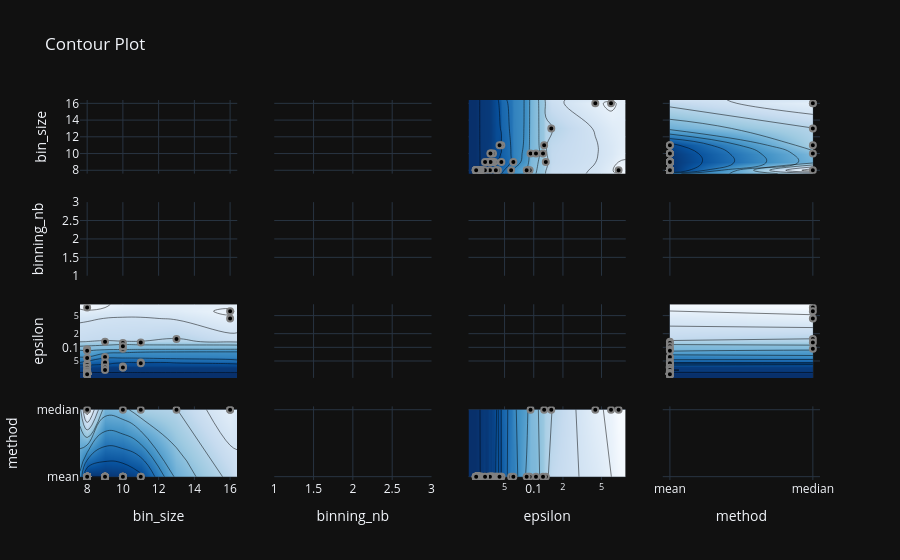

Here is the notebook cell this chart was saved with:
### Markdown cell above
## 8. Contour exploratoire initial

Le contour Optuna montre l'effet conjoint des paramètres sur le score.

### Code cell
fig = optuna.visualization.plot_contour(study)
show(fig)

### Figure 1 — Plotly figure (JSON) as saved in the notebook; plotly's stock layout.template omitted (floating-point values rounded to 4 significant figures; data arrays with more than 128 entries replaced by an {"elided": "..."} marker saying what was removed)
{"data": [{"type": "scatter", "xaxis": "x", "yaxis": "y"}, {"showscale": true, "type": "contour", "xaxis": "x5", "yaxis": "y5"}, {"type": "scatter", "xaxis": "x5", "yaxis": "y5"}, {"colorbar": {"title": {"text": "Objective Value"}}, "colorscale": [[0.0, "rgb(247,251,255)"], [0.125, "rgb(222,235,247)"], [0.25, "rgb(198,219,239)"], [0.375, "rgb(158,202,225)"], [0.5, "rgb(107,174,214)"], [0.625, "rgb(66,146,198)"], [0.75, "rgb(33,113,181)"], [0.875, "rgb(8,81,156)"], [1.0, "rgb(8,48,107)"]], "connectgaps": true, "contours": {"coloring": "heatmap"}, "hoverinfo": "none", "line": {"smoothing": 1.3}, "reversescale": true, "showscale": false, "x": [7.6, 8.0, 9.0, 10.0, 11.0, 13.0, 16.0, 16.4], "y": [0.02124, 0.02517, 0.02518, 0.02526, 0.02529, 0.02532, 0.02532, 0.02534, 0.02534, 0.02537, 0.02545, 0.02548, 0.02551, 0.02551, 0.02553, 0.02554, 0.0256, 0.02562, 0.02562, 0.02565, 0.02567, 0.02571, 0.02571, 0.02572, 0.02573, 0.02573, 0.02576, 0.02578, 0.0258, 0.02581, 0.02586, 0.02587, 0.0259, 0.02592, 0.02597, 0.02597, 0.02599, 0.02604, 0.02606, 0.02607, 0.02609, 0.02615, 0.02619, 0.02624, 0.02624, 0.02626, 0.02629, 0.02631, 0.02631, 0.02633, 0.02634, 0.02639, 0.0264, 0.0264, 0.02645, 0.02648, 0.02656, 0.02657, 0.02659, 0.02659, 0.0266, 0.0267, 0.02673, 0.02678, 0.02681, 0.02683, 0.02692, 0.02695, 0.02699, 0.02703, 0.02705, 0.02706, 0.0271, 0.02711, 0.02715, 0.02719, 0.02725, 0.02759, 0.02766, 0.02774, 0.02788, 0.02792, 0.02832, 0.02852, 0.02924, 0.02932, 0.03134, 0.03148, 0.03387, 0.03407, 0.03533, 0.03545, 0.03575, 0.03585, 0.03606, 0.03697, 0.03725, 0.0373, 0.03767, 0.03801, 0.03916, 0.04066, 0.04146, 0.0428, 0.04437, 0.0463, 0.04635, 0.05847, 0.06162, 0.08449, 0.08836, 0.09072, 0.09265, 0.1055, 0.1246, 0.1281, 0.1331, 0.1516, 0.4313, 0.6264, 0.75, 0.8887], "z": {"elided": "122x8 float values"}, "type": "contour", "xaxis": "x9", "yaxis": "y9"}, {"marker": {"color": "black", "line": {"color": "Gray", "width": 2.0}}, "mode": "markers", "name": "Feasible Trial", "showlegend": false, "x": [8.0, 9.0, 16.0, 16.0, 13.0, 11.0, 10.0, 10.0, 10.0, 8.0, 8.0, 8.0, 8.0, 8.0, 8.0, 8.0, 9.0, 9.0, 9.0, 9.0, 9.0, 9.0, 9.0, 9.0, 10.0, 10.0, 11.0, 9.0, 9.0, 9.0, 10.0, 11.0, 8.0, 8.0, 8.0, 8.0, 8.0, 8.0, 8.0, 8.0, 8.0, 8.0, 8.0, 8.0, 8.0, 8.0, 8.0, 8.0, 8.0, 8.0, 8.0, 8.0, 8.0, 8.0, 8.0, 8.0, 8.0, 8.0, 8.0, 8.0, 8.0, 8.0, 8.0, 8.0, 8.0, 8.0, 8.0, 8.0, 8.0, 8.0, 8.0, 8.0, 8.0, 8.0, 8.0, 8.0, 8.0, 8.0, 8.0, 8.0, 8.0, 8.0, 8.0, 8.0, 8.0, 8.0, 8.0, 8.0, 8.0, 8.0, 8.0, 8.0, 8.0, 8.0, 9.0, 8.0, 8.0, 8.0, 8.0, 8.0, 8.0, 8.0, 8.0, 8.0, 8.0, 8.0, 8.0, 8.0, 8.0, 8.0, 8.0, 8.0, 8.0, 8.0, 8.0, 8.0, 8.0, 8.0, 8.0, 8.0], "y": [0.75, 0.1331, 0.6264, 0.4313, 0.1516, 0.1281, 0.09265, 0.1246, 0.1055, 0.08836, 0.04146, 0.09072, 0.08449, 0.0428, 0.04066, 0.05847, 0.03767, 0.03916, 0.03697, 0.03545, 0.03387, 0.03407, 0.06162, 0.0373, 0.03801, 0.03606, 0.0463, 0.03725, 0.04635, 0.03585, 0.03575, 0.04437, 0.02529, 0.03533, 0.02645, 0.02695, 0.02766, 0.02774, 0.02759, 0.02606, 0.0267, 0.02683, 0.02725, 0.02788, 0.02852, 0.02932, 0.02624, 0.02681, 0.02678, 0.02924, 0.02609, 0.03134, 0.0271, 0.02631, 0.02639, 0.02711, 0.02705, 0.02699, 0.02537, 0.02572, 0.02706, 0.02576, 0.02607, 0.02586, 0.02832, 0.02629, 0.02719, 0.02715, 0.02626, 0.02565, 0.02673, 0.02659, 0.02792, 0.02526, 0.02573, 0.02604, 0.02571, 0.02562, 0.02581, 0.02619, 0.02587, 0.02592, 0.0256, 0.0266, 0.02597, 0.02553, 0.02703, 0.02573, 0.02648, 0.02567, 0.02554, 0.02532, 0.02571, 0.02657, 0.03148, 0.02615, 0.02534, 0.02597, 0.0264, 0.02517, 0.02692, 0.02562, 0.0264, 0.02551, 0.02634, 0.02534, 0.02599, 0.02578, 0.02551, 0.02532, 0.0259, 0.02545, 0.02518, 0.02659, 0.02656, 0.02631, 0.02633, 0.02624, 0.0258, 0.02548], "type": "scatter", "xaxis": "x9", "yaxis": "y9"}, {"colorbar": {"title": {"text": "Objective Value"}}, "colorscale": [[0.0, "rgb(247,251,255)"], [0.125, "rgb(222,235,247)"], [0.25, "rgb(198,219,239)"], [0.375, "rgb(158,202,225)"], [0.5, "rgb(107,174,214)"], [0.625, "rgb(66,146,198)"], [0.75, "rgb(33,113,181)"], [0.875, "rgb(8,81,156)"], [1.0, "rgb(8,48,107)"]], "connectgaps": true, "contours": {"coloring": "heatmap"}, "hoverinfo": "none", "line": {"smoothing": 1.3}, "reversescale": true, "showscale": false, "x": [7.6, 8.0, 9.0, 10.0, 11.0, 13.0, 16.0, 16.4], "y": ["mean", "median"], "z": [[NaN, 0.4904, 0.4996, 0.5042, 0.5265, NaN, NaN, NaN], [NaN, 0.9342, NaN, 0.7331, 0.7811, 0.7985, 0.8904, NaN]], "type": "contour", "xaxis": "x13", "yaxis": "y13"}, {"marker": {"color": "black", "line": {"color": "Gray", "width": 2.0}}, "mode": "markers", "name": "Feasible Trial", "showlegend": false, "x": [8.0, 9.0, 16.0, 16.0, 13.0, 11.0, 10.0, 10.0, 10.0, 8.0, 8.0, 8.0, 8.0, 8.0, 8.0, 8.0, 9.0, 9.0, 9.0, 9.0, 9.0, 9.0, 9.0, 9.0, 10.0, 10.0, 11.0, 9.0, 9.0, 9.0, 10.0, 11.0, 8.0, 8.0, 8.0, 8.0, 8.0, 8.0, 8.0, 8.0, 8.0, 8.0, 8.0, 8.0, 8.0, 8.0, 8.0, 8.0, 8.0, 8.0, 8.0, 8.0, 8.0, 8.0, 8.0, 8.0, 8.0, 8.0, 8.0, 8.0, 8.0, 8.0, 8.0, 8.0, 8.0, 8.0, 8.0, 8.0, 8.0, 8.0, 8.0, 8.0, 8.0, 8.0, 8.0, 8.0, 8.0, 8.0, 8.0, 8.0, 8.0, 8.0, 8.0, 8.0, 8.0, 8.0, 8.0, 8.0, 8.0, 8.0, 8.0, 8.0, 8.0, 8.0, 9.0, 8.0, 8.0, 8.0, 8.0, 8.0, 8.0, 8.0, 8.0, 8.0, 8.0, 8.0, 8.0, 8.0, 8.0, 8.0, 8.0, 8.0, 8.0, 8.0, 8.0, 8.0, 8.0, 8.0, 8.0, 8.0], "y": ["median", "mean", "median", "median", "median", "median", "median", "mean", "mean", "mean", "mean", "mean", "mean", "mean", "mean", "mean", "mean", "mean", "mean", "mean", "mean", "mean", "mean", "mean", "mean", "mean", "mean", "mean", "mean", "mean", "mean", "mean", "mean", "mean", "mean", "mean", "mean", "mean", "mean", "mean", "mean", "mean", "mean", "mean", "mean", "mean", "mean", "mean", "mean", "mean", "mean", "mean", "mean", "mean", "mean", "mean", "mean", "mean", "mean", "mean", "mean", "mean", "mean", "mean", "mean", "mean", "mean", "mean", "mean", "mean", "mean", "mean", "mean", "mean", "mean", "mean", "mean", "mean", "mean", "mean", "mean", "mean", "mean", "mean", "mean", "mean", "mean", "mean", "mean", "mean", "mean", "mean", "mean", "mean", "mean", "mean", "mean", "mean", "mean", "mean", "mean", "mean", "mean", "mean", "mean", "mean", "mean", "mean", "mean", "mean", "mean", "mean", "mean", "mean", "mean", "mean", "mean", "mean", "mean", "mean"], "type": "scatter", "xaxis": "x13", "yaxis": "y13"}, {"showscale": false, "type": "contour", "xaxis": "x2", "yaxis": "y2"}, {"type": "scatter", "xaxis": "x2", "yaxis": "y2"}, {"type": "scatter", "xaxis": "x6", "yaxis": "y6"}, {"showscale": false, "type": "contour", "xaxis": "x10", "yaxis": "y10"}, {"type": "scatter", "xaxis": "x10", "yaxis": "y10"}, {"showscale": false, "type": "contour", "xaxis": "x14", "yaxis": "y14"}, {"type": "scatter", "xaxis": "x14", "yaxis": "y14"}, {"colorbar": {"title": {"text": "Objective Value"}}, "colorscale": [[0.0, "rgb(247,251,255)"], [0.125, "rgb(222,235,247)"], [0.25, "rgb(198,219,239)"], [0.375, "rgb(158,202,225)"], [0.5, "rgb(107,174,214)"], [0.625, "rgb(66,146,198)"], [0.75, "rgb(33,113,181)"], [0.875, "rgb(8,81,156)"], [1.0, "rgb(8,48,107)"]], "connectgaps": true, "contours": {"coloring": "heatmap"}, "hoverinfo": "none", "line": {"smoothing": 1.3}, "reversescale": true, "showscale": false, "x": [0.02124, 0.02517, 0.02518, 0.02526, 0.02529, 0.02532, 0.02532, 0.02534, 0.02534, 0.02537, 0.02545, 0.02548, 0.02551, 0.02551, 0.02553, 0.02554, 0.0256, 0.02562, 0.02562, 0.02565, 0.02567, 0.02571, 0.02571, 0.02572, 0.02573, 0.02573, 0.02576, 0.02578, 0.0258, 0.02581, 0.02586, 0.02587, 0.0259, 0.02592, 0.02597, 0.02597, 0.02599, 0.02604, 0.02606, 0.02607, 0.02609, 0.02615, 0.02619, 0.02624, 0.02624, 0.02626, 0.02629, 0.02631, 0.02631, 0.02633, 0.02634, 0.02639, 0.0264, 0.0264, 0.02645, 0.02648, 0.02656, 0.02657, 0.02659, 0.02659, 0.0266, 0.0267, 0.02673, 0.02678, 0.02681, 0.02683, 0.02692, 0.02695, 0.02699, 0.02703, 0.02705, 0.02706, 0.0271, 0.02711, 0.02715, 0.02719, 0.02725, 0.02759, 0.02766, 0.02774, 0.02788, 0.02792, 0.02832, 0.02852, 0.02924, 0.02932, 0.03134, 0.03148, 0.03387, 0.03407, 0.03533, 0.03545, 0.03575, 0.03585, 0.03606, 0.03697, 0.03725, 0.0373, 0.03767, 0.03801, 0.03916, 0.04066, 0.04146, 0.0428, 0.04437, 0.0463, 0.04635, 0.05847, 0.06162, 0.08449, 0.08836, 0.09072, 0.09265, 0.1055, 0.1246, 0.1281, 0.1331, 0.1516, 0.4313, 0.6264, 0.75, 0.8887], "y": [7.6, 8.0, 9.0, 10.0, 11.0, 13.0, 16.0, 16.4], "z": {"elided": "8x122 float values"}, "type": "contour", "xaxis": "x3", "yaxis": "y3"}, {"marker": {"color": "black", "line": {"color": "Gray", "width": 2.0}}, "mode": "markers", "name": "Feasible Trial", "showlegend": false, "x": [0.75, 0.1331, 0.6264, 0.4313, 0.1516, 0.1281, 0.09265, 0.1246, 0.1055, 0.08836, 0.04146, 0.09072, 0.08449, 0.0428, 0.04066, 0.05847, 0.03767, 0.03916, 0.03697, 0.03545, 0.03387, 0.03407, 0.06162, 0.0373, 0.03801, 0.03606, 0.0463, 0.03725, 0.04635, 0.03585, 0.03575, 0.04437, 0.02529, 0.03533, 0.02645, 0.02695, 0.02766, 0.02774, 0.02759, 0.02606, 0.0267, 0.02683, 0.02725, 0.02788, 0.02852, 0.02932, 0.02624, 0.02681, 0.02678, 0.02924, 0.02609, 0.03134, 0.0271, 0.02631, 0.02639, 0.02711, 0.02705, 0.02699, 0.02537, 0.02572, 0.02706, 0.02576, 0.02607, 0.02586, 0.02832, 0.02629, 0.02719, 0.02715, 0.02626, 0.02565, 0.02673, 0.02659, 0.02792, 0.02526, 0.02573, 0.02604, 0.02571, 0.02562, 0.02581, 0.02619, 0.02587, 0.02592, 0.0256, 0.0266, 0.02597, 0.02553, 0.02703, 0.02573, 0.02648, 0.02567, 0.02554, 0.02532, 0.02571, 0.02657, 0.03148, 0.02615, 0.02534, 0.02597, 0.0264, 0.02517, 0.02692, 0.02562, 0.0264, 0.02551, 0.02634, 0.02534, 0.02599, 0.02578, 0.02551, 0.02532, 0.0259, 0.02545, 0.02518, 0.02659, 0.02656, 0.02631, 0.02633, 0.02624, 0.0258, 0.02548], "y": [8.0, 9.0, 16.0, 16.0, 13.0, 11.0, 10.0, 10.0, 10.0, 8.0, 8.0, 8.0, 8.0, 8.0, 8.0, 8.0, 9.0, 9.0, 9.0, 9.0, 9.0, 9.0, 9.0, 9.0, 10.0, 10.0, 11.0, 9.0, 9.0, 9.0, 10.0, 11.0, 8.0, 8.0, 8.0, 8.0, 8.0, 8.0, 8.0, 8.0, 8.0, 8.0, 8.0, 8.0, 8.0, 8.0, 8.0, 8.0, 8.0, 8.0, 8.0, 8.0, 8.0, 8.0, 8.0, 8.0, 8.0, 8.0, 8.0, 8.0, 8.0, 8.0, 8.0, 8.0, 8.0, 8.0, 8.0, 8.0, 8.0, 8.0, 8.0, 8.0, 8.0, 8.0, 8.0, 8.0, 8.0, 8.0, 8.0, 8.0, 8.0, 8.0, 8.0, 8.0, 8.0, 8.0, 8.0, 8.0, 8.0, 8.0, 8.0, 8.0, 8.0, 8.0, 9.0, 8.0, 8.0, 8.0, 8.0, 8.0, 8.0, 8.0, 8.0, 8.0, 8.0, 8.0, 8.0, 8.0, 8.0, 8.0, 8.0, 8.0, 8.0, 8.0, 8.0, 8.0, 8.0, 8.0, 8.0, 8.0], "type": "scatter", "xaxis": "x3", "yaxis": "y3"}, {"showscale": false, "type": "contour", "xaxis": "x7", "yaxis": "y7"}, {"type": "scatter", "xaxis": "x7", "yaxis": "y7"}, {"type": "scatter", "xaxis": "x11", "yaxis": "y11"}, {"colorbar": {"title": {"text": "Objective Value"}}, "colorscale": [[0.0, "rgb(247,251,255)"], [0.125, "rgb(222,235,247)"], [0.25, "rgb(198,219,239)"], [0.375, "rgb(158,202,225)"], [0.5, "rgb(107,174,214)"], [0.625, "rgb(66,146,198)"], [0.75, "rgb(33,113,181)"], [0.875, "rgb(8,81,156)"], [1.0, "rgb(8,48,107)"]], "connectgaps": true, "contours": {"coloring": "heatmap"}, "hoverinfo": "none", "line": {"smoothing": 1.3}, "reversescale": true, "showscale": false, "x": [0.02124, 0.02517, 0.02518, 0.02526, 0.02529, 0.02532, 0.02532, 0.02534, 0.02534, 0.02537, 0.02545, 0.02548, 0.02551, 0.02551, 0.02553, 0.02554, 0.0256, 0.02562, 0.02562, 0.02565, 0.02567, 0.02571, 0.02571, 0.02572, 0.02573, 0.02573, 0.02576, 0.02578, 0.0258, 0.02581, 0.02586, 0.02587, 0.0259, 0.02592, 0.02597, 0.02597, 0.02599, 0.02604, 0.02606, 0.02607, 0.02609, 0.02615, 0.02619, 0.02624, 0.02624, 0.02626, 0.02629, 0.02631, 0.02631, 0.02633, 0.02634, 0.02639, 0.0264, 0.0264, 0.02645, 0.02648, 0.02656, 0.02657, 0.02659, 0.02659, 0.0266, 0.0267, 0.02673, 0.02678, 0.02681, 0.02683, 0.02692, 0.02695, 0.02699, 0.02703, 0.02705, 0.02706, 0.0271, 0.02711, 0.02715, 0.02719, 0.02725, 0.02759, 0.02766, 0.02774, 0.02788, 0.02792, 0.02832, 0.02852, 0.02924, 0.02932, 0.03134, 0.03148, 0.03387, 0.03407, 0.03533, 0.03545, 0.03575, 0.03585, 0.03606, 0.03697, 0.03725, 0.0373, 0.03767, 0.03801, 0.03916, 0.04066, 0.04146, 0.0428, 0.04437, 0.0463, 0.04635, 0.05847, 0.06162, 0.08449, 0.08836, 0.09072, 0.09265, 0.1055, 0.1246, 0.1281, 0.1331, 0.1516, 0.4313, 0.6264, 0.75, 0.8887], "y": ["mean", "median"], "z": {"elided": "2x122 float values"}, "type": "contour", "xaxis": "x15", "yaxis": "y15"}, {"marker": {"color": "black", "line": {"color": "Gray", "width": 2.0}}, "mode": "markers", "name": "Feasible Trial", "showlegend": false, "x": [0.75, 0.1331, 0.6264, 0.4313, 0.1516, 0.1281, 0.09265, 0.1246, 0.1055, 0.08836, 0.04146, 0.09072, 0.08449, 0.0428, 0.04066, 0.05847, 0.03767, 0.03916, 0.03697, 0.03545, 0.03387, 0.03407, 0.06162, 0.0373, 0.03801, 0.03606, 0.0463, 0.03725, 0.04635, 0.03585, 0.03575, 0.04437, 0.02529, 0.03533, 0.02645, 0.02695, 0.02766, 0.02774, 0.02759, 0.02606, 0.0267, 0.02683, 0.02725, 0.02788, 0.02852, 0.02932, 0.02624, 0.02681, 0.02678, 0.02924, 0.02609, 0.03134, 0.0271, 0.02631, 0.02639, 0.02711, 0.02705, 0.02699, 0.02537, 0.02572, 0.02706, 0.02576, 0.02607, 0.02586, 0.02832, 0.02629, 0.02719, 0.02715, 0.02626, 0.02565, 0.02673, 0.02659, 0.02792, 0.02526, 0.02573, 0.02604, 0.02571, 0.02562, 0.02581, 0.02619, 0.02587, 0.02592, 0.0256, 0.0266, 0.02597, 0.02553, 0.02703, 0.02573, 0.02648, 0.02567, 0.02554, 0.02532, 0.02571, 0.02657, 0.03148, 0.02615, 0.02534, 0.02597, 0.0264, 0.02517, 0.02692, 0.02562, 0.0264, 0.02551, 0.02634, 0.02534, 0.02599, 0.02578, 0.02551, 0.02532, 0.0259, 0.02545, 0.02518, 0.02659, 0.02656, 0.02631, 0.02633, 0.02624, 0.0258, 0.02548], "y": ["median", "mean", "median", "median", "median", "median", "median", "mean", "mean", "mean", "mean", "mean", "mean", "mean", "mean", "mean", "mean", "mean", "mean", "mean", "mean", "mean", "mean", "mean", "mean", "mean", "mean", "mean", "mean", "mean", "mean", "mean", "mean", "mean", "mean", "mean", "mean", "mean", "mean", "mean", "mean", "mean", "mean", "mean", "mean", "mean", "mean", "mean", "mean", "mean", "mean", "mean", "mean", "mean", "mean", "mean", "mean", "mean", "mean", "mean", "mean", "mean", "mean", "mean", "mean", "mean", "mean", "mean", "mean", "mean", "mean", "mean", "mean", "mean", "mean", "mean", "mean", "mean", "mean", "mean", "mean", "mean", "mean", "mean", "mean", "mean", "mean", "mean", "mean", "mean", "mean", "mean", "mean", "mean", "mean", "mean", "mean", "mean", "mean", "mean", "mean", "mean", "mean", "mean", "mean", "mean", "mean", "mean", "mean", "mean", "mean", "mean", "mean", "mean", "mean", "mean", "mean", "mean", "mean", "mean"], "type": "scatter", "xaxis": "x15", "yaxis": "y15"}, {"colorbar": {"title": {"text": "Objective Value"}}, "colorscale": [[0.0, "rgb(247,251,255)"], [0.125, "rgb(222,235,247)"], [0.25, "rgb(198,219,239)"], [0.375, "rgb(158,202,225)"], [0.5, "rgb(107,174,214)"], [0.625, "rgb(66,146,198)"], [0.75, "rgb(33,113,181)"], [0.875, "rgb(8,81,156)"], [1.0, "rgb(8,48,107)"]], "connectgaps": true, "contours": {"coloring": "heatmap"}, "hoverinfo": "none", "line": {"smoothing": 1.3}, "reversescale": true, "showscale": false, "x": ["mean", "median"], "y": [7.6, 8.0, 9.0, 10.0, 11.0, 13.0, 16.0, 16.4], "z": [[NaN, NaN], [0.4904, 0.9342], [0.4996, NaN], [0.5042, 0.7331], [0.5265, 0.7811], [NaN, 0.7985], [NaN, 0.8904], [NaN, NaN]], "type": "contour", "xaxis": "x4", "yaxis": "y4"}, {"marker": {"color": "black", "line": {"color": "Gray", "width": 2.0}}, "mode": "markers", "name": "Feasible Trial", "showlegend": false, "x": ["median", "mean", "median", "median", "median", "median", "median", "mean", "mean", "mean", "mean", "mean", "mean", "mean", "mean", "mean", "mean", "mean", "mean", "mean", "mean", "mean", "mean", "mean", "mean", "mean", "mean", "mean", "mean", "mean", "mean", "mean", "mean", "mean", "mean", "mean", "mean", "mean", "mean", "mean", "mean", "mean", "mean", "mean", "mean", "mean", "mean", "mean", "mean", "mean", "mean", "mean", "mean", "mean", "mean", "mean", "mean", "mean", "mean", "mean", "mean", "mean", "mean", "mean", "mean", "mean", "mean", "mean", "mean", "mean", "mean", "mean", "mean", "mean", "mean", "mean", "mean", "mean", "mean", "mean", "mean", "mean", "mean", "mean", "mean", "mean", "mean", "mean", "mean", "mean", "mean", "mean", "mean", "mean", "mean", "mean", "mean", "mean", "mean", "mean", "mean", "mean", "mean", "mean", "mean", "mean", "mean", "mean", "mean", "mean", "mean", "mean", "mean", "mean", "mean", "mean", "mean", "mean", "mean", "mean"], "y": [8.0, 9.0, 16.0, 16.0, 13.0, 11.0, 10.0, 10.0, 10.0, 8.0, 8.0, 8.0, 8.0, 8.0, 8.0, 8.0, 9.0, 9.0, 9.0, 9.0, 9.0, 9.0, 9.0, 9.0, 10.0, 10.0, 11.0, 9.0, 9.0, 9.0, 10.0, 11.0, 8.0, 8.0, 8.0, 8.0, 8.0, 8.0, 8.0, 8.0, 8.0, 8.0, 8.0, 8.0, 8.0, 8.0, 8.0, 8.0, 8.0, 8.0, 8.0, 8.0, 8.0, 8.0, 8.0, 8.0, 8.0, 8.0, 8.0, 8.0, 8.0, 8.0, 8.0, 8.0, 8.0, 8.0, 8.0, 8.0, 8.0, 8.0, 8.0, 8.0, 8.0, 8.0, 8.0, 8.0, 8.0, 8.0, 8.0, 8.0, 8.0, 8.0, 8.0, 8.0, 8.0, 8.0, 8.0, 8.0, 8.0, 8.0, 8.0, 8.0, 8.0, 8.0, 9.0, 8.0, 8.0, 8.0, 8.0, 8.0, 8.0, 8.0, 8.0, 8.0, 8.0, 8.0, 8.0, 8.0, 8.0, 8.0, 8.0, 8.0, 8.0, 8.0, 8.0, 8.0, 8.0, 8.0, 8.0, 8.0], "type": "scatter", "xaxis": "x4", "yaxis": "y4"}, {"showscale": false, "type": "contour", "xaxis": "x8", "yaxis": "y8"}, {"type": "scatter", "xaxis": "x8", "yaxis": "y8"}, {"colorbar": {"title": {"text": "Objective Value"}}, "colorscale": [[0.0, "rgb(247,251,255)"], [0.125, "rgb(222,235,247)"], [0.25, "rgb(198,219,239)"], [0.375, "rgb(158,202,225)"], [0.5, "rgb(107,174,214)"], [0.625, "rgb(66,146,198)"], [0.75, "rgb(33,113,181)"], [0.875, "rgb(8,81,156)"], [1.0, "rgb(8,48,107)"]], "connectgaps": true, "contours": {"coloring": "heatmap"}, "hoverinfo": "none", "line": {"smoothing": 1.3}, "reversescale": true, "showscale": false, "x": ["mean", "median"], "y": [0.02124, 0.02517, 0.02518, 0.02526, 0.02529, 0.02532, 0.02532, 0.02534, 0.02534, 0.02537, 0.02545, 0.02548, 0.02551, 0.02551, 0.02553, 0.02554, 0.0256, 0.02562, 0.02562, 0.02565, 0.02567, 0.02571, 0.02571, 0.02572, 0.02573, 0.02573, 0.02576, 0.02578, 0.0258, 0.02581, 0.02586, 0.02587, 0.0259, 0.02592, 0.02597, 0.02597, 0.02599, 0.02604, 0.02606, 0.02607, 0.02609, 0.02615, 0.02619, 0.02624, 0.02624, 0.02626, 0.02629, 0.02631, 0.02631, 0.02633, 0.02634, 0.02639, 0.0264, 0.0264, 0.02645, 0.02648, 0.02656, 0.02657, 0.02659, 0.02659, 0.0266, 0.0267, 0.02673, 0.02678, 0.02681, 0.02683, 0.02692, 0.02695, 0.02699, 0.02703, 0.02705, 0.02706, 0.0271, 0.02711, 0.02715, 0.02719, 0.02725, 0.02759, 0.02766, 0.02774, 0.02788, 0.02792, 0.02832, 0.02852, 0.02924, 0.02932, 0.03134, 0.03148, 0.03387, 0.03407, 0.03533, 0.03545, 0.03575, 0.03585, 0.03606, 0.03697, 0.03725, 0.0373, 0.03767, 0.03801, 0.03916, 0.04066, 0.04146, 0.0428, 0.04437, 0.0463, 0.04635, 0.05847, 0.06162, 0.08449, 0.08836, 0.09072, 0.09265, 0.1055, 0.1246, 0.1281, 0.1331, 0.1516, 0.4313, 0.6264, 0.75, 0.8887], "z": {"elided": "122x2 float values"}, "type": "contour", "xaxis": "x12", "yaxis": "y12"}, {"marker": {"color": "black", "line": {"color": "Gray", "width": 2.0}}, "mode": "markers", "name": "Feasible Trial", "showlegend": false, "x": ["median", "mean", "median", "median", "median", "median", "median", "mean", "mean", "mean", "mean", "mean", "mean", "mean", "mean", "mean", "mean", "mean", "mean", "mean", "mean", "mean", "mean", "mean", "mean", "mean", "mean", "mean", "mean", "mean", "mean", "mean", "mean", "mean", "mean", "mean", "mean", "mean", "mean", "mean", "mean", "mean", "mean", "mean", "mean", "mean", "mean", "mean", "mean", "mean", "mean", "mean", "mean", "mean", "mean", "mean", "mean", "mean", "mean", "mean", "mean", "mean", "mean", "mean", "mean", "mean", "mean", "mean", "mean", "mean", "mean", "mean", "mean", "mean", "mean", "mean", "mean", "mean", "mean", "mean", "mean", "mean", "mean", "mean", "mean", "mean", "mean", "mean", "mean", "mean", "mean", "mean", "mean", "mean", "mean", "mean", "mean", "mean", "mean", "mean", "mean", "mean", "mean", "mean", "mean", "mean", "mean", "mean", "mean", "mean", "mean", "mean", "mean", "mean", "mean", "mean", "mean", "mean", "mean", "mean"], "y": [0.75, 0.1331, 0.6264, 0.4313, 0.1516, 0.1281, 0.09265, 0.1246, 0.1055, 0.08836, 0.04146, 0.09072, 0.08449, 0.0428, 0.04066, 0.05847, 0.03767, 0.03916, 0.03697, 0.03545, 0.03387, 0.03407, 0.06162, 0.0373, 0.03801, 0.03606, 0.0463, 0.03725, 0.04635, 0.03585, 0.03575, 0.04437, 0.02529, 0.03533, 0.02645, 0.02695, 0.02766, 0.02774, 0.02759, 0.02606, 0.0267, 0.02683, 0.02725, 0.02788, 0.02852, 0.02932, 0.02624, 0.02681, 0.02678, 0.02924, 0.02609, 0.03134, 0.0271, 0.02631, 0.02639, 0.02711, 0.02705, 0.02699, 0.02537, 0.02572, 0.02706, 0.02576, 0.02607, 0.02586, 0.02832, 0.02629, 0.02719, 0.02715, 0.02626, 0.02565, 0.02673, 0.02659, 0.02792, 0.02526, 0.02573, 0.02604, 0.02571, 0.02562, 0.02581, 0.02619, 0.02587, 0.02592, 0.0256, 0.0266, 0.02597, 0.02553, 0.02703, 0.02573, 0.02648, 0.02567, 0.02554, 0.02532, 0.02571, 0.02657, 0.03148, 0.02615, 0.02534, 0.02597, 0.0264, 0.02517, 0.02692, 0.02562, 0.0264, 0.02551, 0.02634, 0.02534, 0.02599, 0.02578, 0.02551, 0.02532, 0.0259, 0.02545, 0.02518, 0.02659, 0.02656, 0.02631, 0.02633, 0.02624, 0.0258, 0.02548], "type": "scatter", "xaxis": "x12", "yaxis": "y12"}, {"type": "scatter", "xaxis": "x16", "yaxis": "y16"}], "layout": {"xaxis": {"anchor": "y", "domain": [0.0, 0.2125], "matches": "x13", "showticklabels": false, "range": [7.6, 16.4]}, "yaxis": {"anchor": "x", "domain": [0.8063, 1.0], "range": [7.6, 16.4], "title": {"text": "bin_size"}}, "xaxis2": {"anchor": "y2", "domain": [0.2625, 0.475], "matches": "x14", "showticklabels": false, "range": [2.0, 2.0]}, "yaxis2": {"anchor": "x2", "domain": [0.8063, 1.0], "matches": "y", "showticklabels": false, "range": [7.6, 16.4]}, "xaxis3": {"anchor": "y3", "domain": [0.525, 0.7375], "matches": "x15", "showticklabels": false, "range": [-1.673, -0.05123], "type": "log"}, "yaxis3": {"anchor": "x3", "domain": [0.8063, 1.0], "matches": "y", "showticklabels": false, "range": [7.6, 16.4]}, "xaxis4": {"anchor": "y4", "domain": [0.7875, 1.0], "matches": "x16", "showticklabels": false, "range": [-0.05, 1.05], "type": "category"}, "yaxis4": {"anchor": "x4", "domain": [0.8063, 1.0], "matches": "y", "showticklabels": false, "range": [7.6, 16.4]}, "xaxis5": {"anchor": "y5", "domain": [0.0, 0.2125], "matches": "x13", "showticklabels": false, "range": [7.6, 16.4]}, "yaxis5": {"anchor": "x5", "domain": [0.5375, 0.7312], "range": [2.0, 2.0], "title": {"text": "binning_nb"}}, "xaxis6": {"anchor": "y6", "domain": [0.2625, 0.475], "matches": "x14", "showticklabels": false, "range": [2.0, 2.0]}, "yaxis6": {"anchor": "x6", "domain": [0.5375, 0.7312], "matches": "y5", "showticklabels": false, "range": [2.0, 2.0]}, "xaxis7": {"anchor": "y7", "domain": [0.525, 0.7375], "matches": "x15", "showticklabels": false, "range": [-1.673, -0.05123], "type": "log"}, "yaxis7": {"anchor": "x7", "domain": [0.5375, 0.7312], "matches": "y5", "showticklabels": false, "range": [2.0, 2.0]}, "xaxis8": {"anchor": "y8", "domain": [0.7875, 1.0], "matches": "x16", "showticklabels": false, "range": [-0.05, 1.05], "type": "category"}, "yaxis8": {"anchor": "x8", "domain": [0.5375, 0.7312], "matches": "y5", "showticklabels": false, "range": [2.0, 2.0]}, "xaxis9": {"anchor": "y9", "domain": [0.0, 0.2125], "matches": "x13", "showticklabels": false, "range": [7.6, 16.4]}, "yaxis9": {"anchor": "x9", "domain": [0.2687, 0.4625], "range": [-1.673, -0.05123], "type": "log", "title": {"text": "epsilon"}}, "xaxis10": {"anchor": "y10", "domain": [0.2625, 0.475], "matches": "x14", "showticklabels": false, "range": [2.0, 2.0]}, "yaxis10": {"anchor": "x10", "domain": [0.2687, 0.4625], "matches": "y9", "showticklabels": false, "range": [-1.673, -0.05123], "type": "log"}, "xaxis11": {"anchor": "y11", "domain": [0.525, 0.7375], "matches": "x15", "showticklabels": false, "range": [-1.673, -0.05123], "type": "log"}, "yaxis11": {"anchor": "x11", "domain": [0.2687, 0.4625], "matches": "y9", "showticklabels": false, "range": [-1.673, -0.05123], "type": "log"}, "xaxis12": {"anchor": "y12", "domain": [0.7875, 1.0], "matches": "x16", "showticklabels": false, "range": [-0.05, 1.05], "type": "category"}, "yaxis12": {"anchor": "x12", "domain": [0.2687, 0.4625], "matches": "y9", "showticklabels": false, "range": [-1.673, -0.05123], "type": "log"}, "xaxis13": {"anchor": "y13", "domain": [0.0, 0.2125], "range": [7.6, 16.4], "title": {"text": "bin_size"}}, "yaxis13": {"anchor": "x13", "domain": [0.0, 0.1938], "range": [-0.05, 1.05], "type": "category", "title": {"text": "method"}}, "xaxis14": {"anchor": "y14", "domain": [0.2625, 0.475], "range": [2.0, 2.0], "title": {"text": "binning_nb"}}, "yaxis14": {"anchor": "x14", "domain": [0.0, 0.1938], "matches": "y13", "showticklabels": false, "range": [-0.05, 1.05], "type": "category"}, "xaxis15": {"anchor": "y15", "domain": [0.525, 0.7375], "range": [-1.673, -0.05123], "type": "log", "title": {"text": "epsilon"}}, "yaxis15": {"anchor": "x15", "domain": [0.0, 0.1938], "matches": "y13", "showticklabels": false, "range": [-0.05, 1.05], "type": "category"}, "xaxis16": {"anchor": "y16", "domain": [0.7875, 1.0], "range": [-0.05, 1.05], "type": "category", "title": {"text": "method"}}, "yaxis16": {"anchor": "x16", "domain": [0.0, 0.1938], "matches": "y13", "showticklabels": false, "range": [-0.05, 1.05], "type": "category"}, "title": {"text": "Contour Plot"}}}
